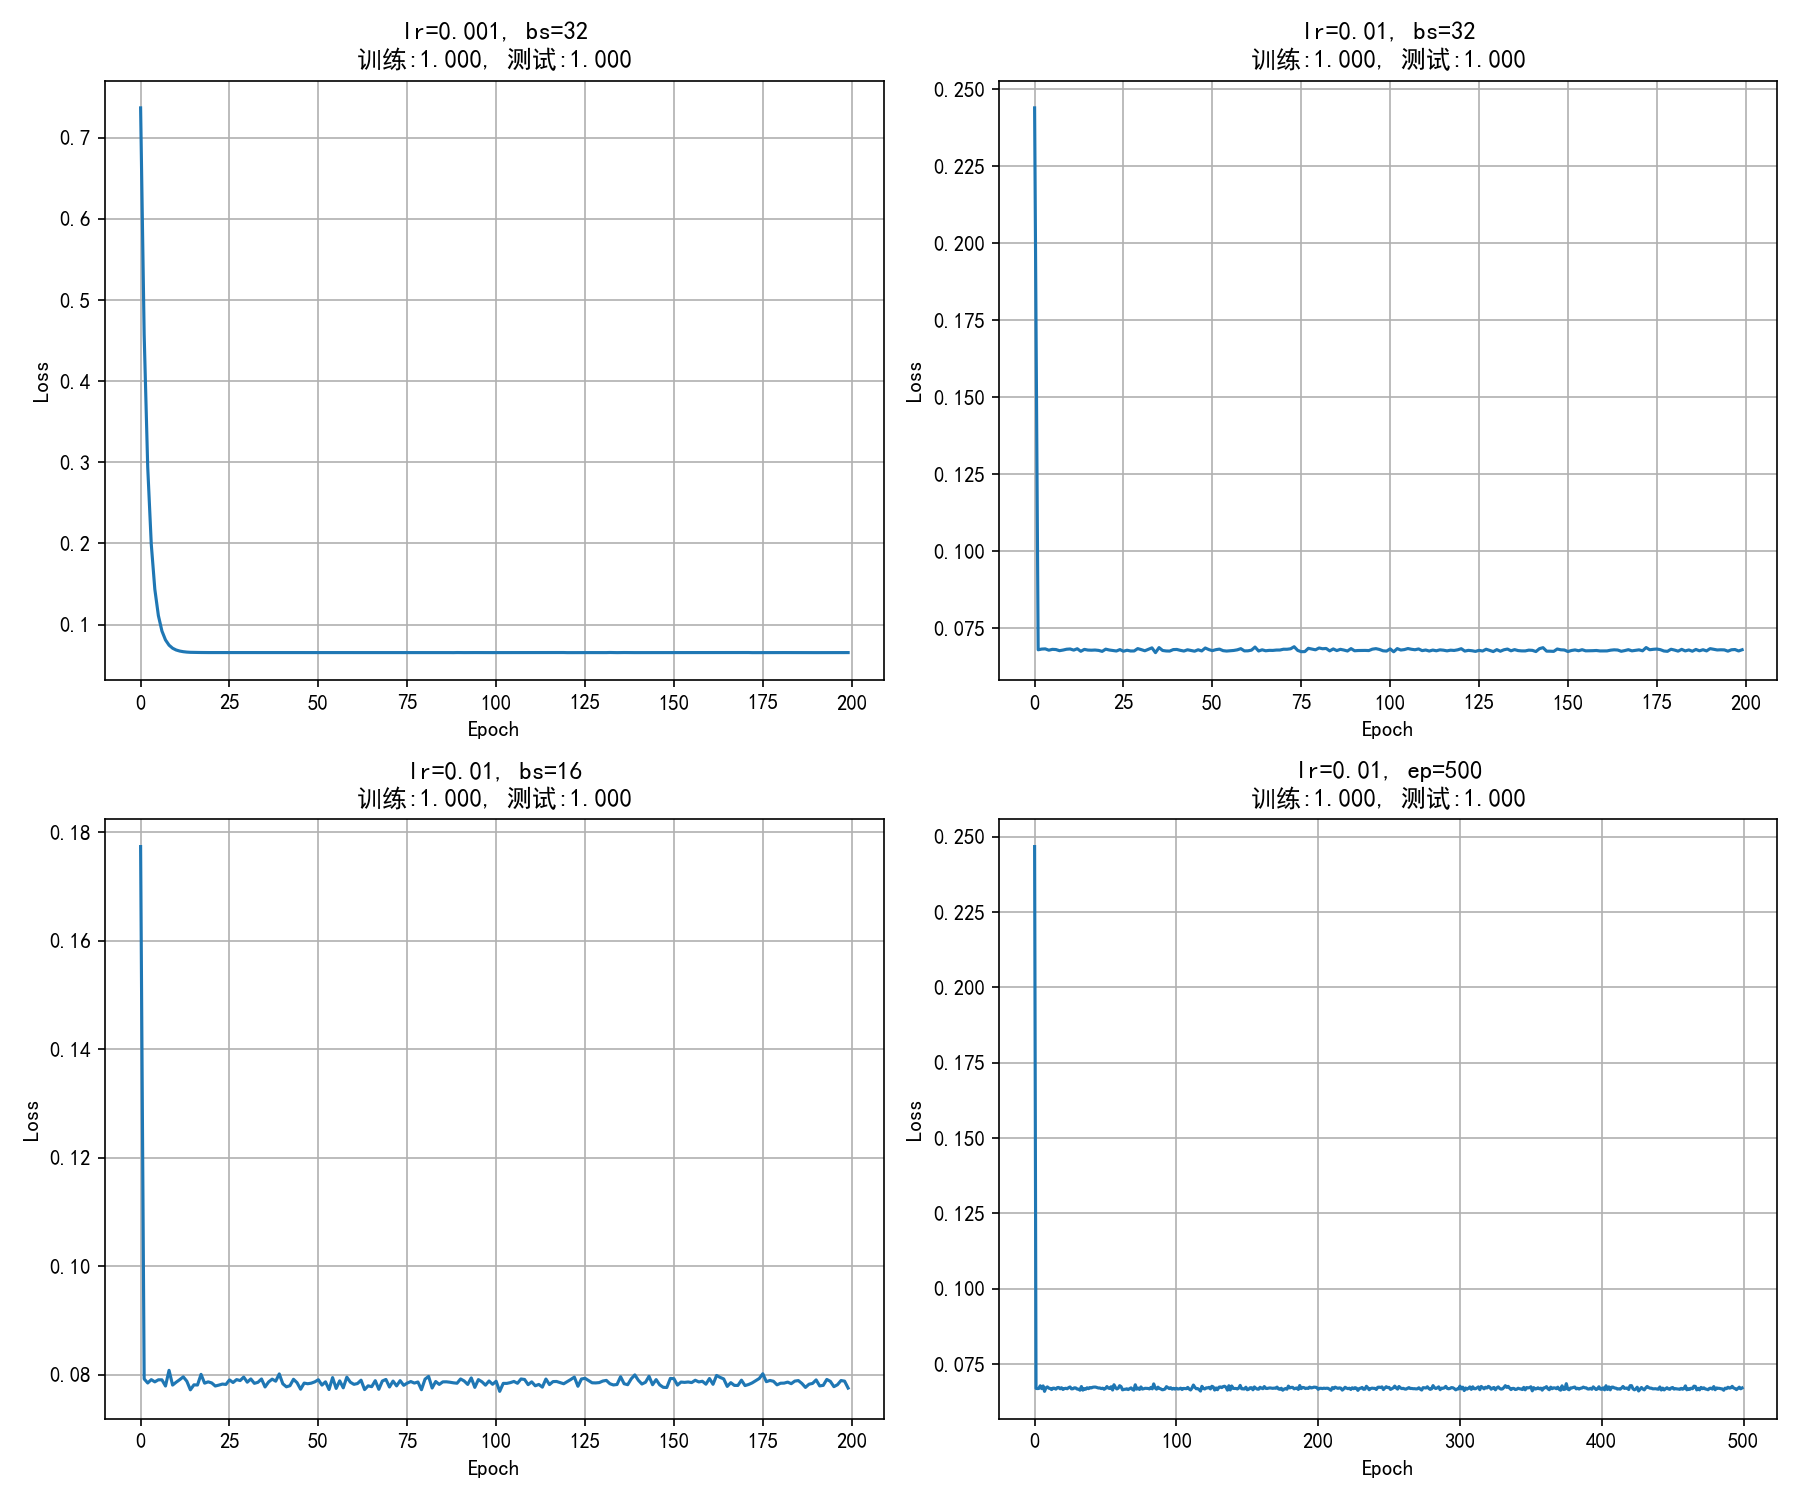

Reproduce this figure in Python.
# -*- coding: utf-8 -*-
import numpy as np
import matplotlib.pyplot as plt
from task1_algorithms import GradientDescent
plt.rcParams['font.sans-serif'] = ['SimHei']
plt.rcParams['axes.unicode_minus'] = False

np.random.seed(42)

def generate_data(m1, m2, n_samples=200):
    X1 = np.random.multivariate_normal(m1, np.eye(2), n_samples)
    X2 = np.random.multivariate_normal(m2, np.eye(2), n_samples)
    X = np.vstack([X1, X2])
    y = np.hstack([np.ones(n_samples), -np.ones(n_samples)])
    indices = np.random.permutation(2 * n_samples)
    train_idx = indices[:int(0.8 * 2 * n_samples)]
    test_idx = indices[int(0.8 * 2 * n_samples):]
    return X[train_idx], y[train_idx], X[test_idx], y[test_idx]

m1 = np.array([-5, 0])
m2 = np.array([0, 5])

configs = [
    {'lr': 0.001, 'epochs': 200, 'batch_size': 32, 'name': 'lr=0.001, bs=32'},
    {'lr': 0.01, 'epochs': 200, 'batch_size': 32, 'name': 'lr=0.01, bs=32'},
    {'lr': 0.01, 'epochs': 200, 'batch_size': 16, 'name': 'lr=0.01, bs=16'},
    {'lr': 0.01, 'epochs': 500, 'batch_size': 32, 'name': 'lr=0.01, ep=500'},
]

fig, axes = plt.subplots(2, 2, figsize=(12, 10))
axes = axes.ravel()

for idx, config in enumerate(configs):
    X_train, y_train, X_test, y_test = generate_data(m1, m2)
    
    model = GradientDescent(lr=config['lr'], epochs=config['epochs'], batch_size=config['batch_size'])
    model.fit(X_train, y_train)
    
    train_acc = np.mean(model.predict(X_train) == y_train)
    test_acc = np.mean(model.predict(X_test) == y_test)
    
    axes[idx].plot(model.losses)
    axes[idx].set_title(f"{config['name']}\n训练:{train_acc:.3f}, 测试:{test_acc:.3f}")
    axes[idx].set_xlabel('Epoch')
    axes[idx].set_ylabel('Loss')
    axes[idx].grid(True)

plt.tight_layout()
plt.savefig('task4_hyperparameters.png', dpi=150)
plt.show()

print("\n样本数量对比:")
for n in [100, 200, 500]:
    X_train, y_train, X_test, y_test = generate_data(m1, m2, n)
    model = GradientDescent(lr=0.01, epochs=200, batch_size=32)
    model.fit(X_train, y_train)
    train_acc = np.mean(model.predict(X_train) == y_train)
    test_acc = np.mean(model.predict(X_test) == y_test)
    print(f"样本数={n}: 训练准确率={train_acc:.4f}, 测试准确率={test_acc:.4f}")
